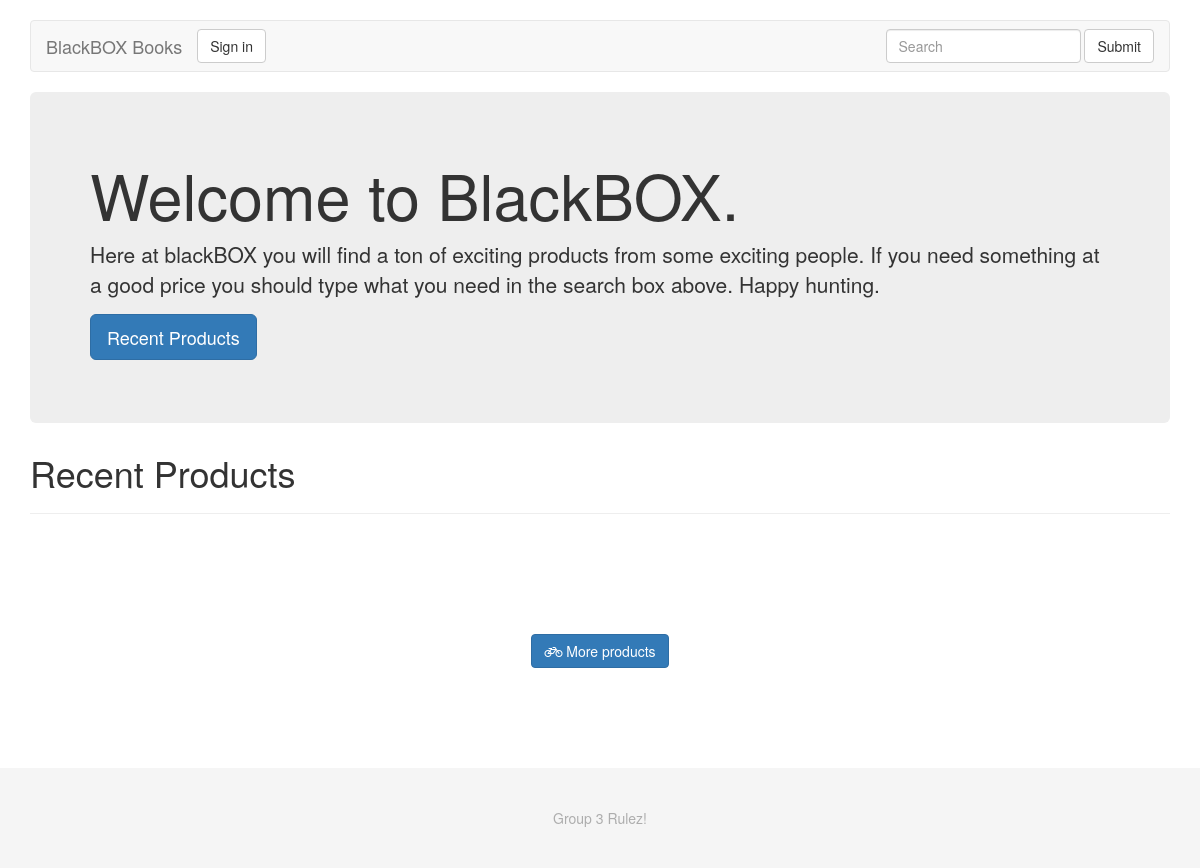
The app's page /PHP_src/index.php, older data.
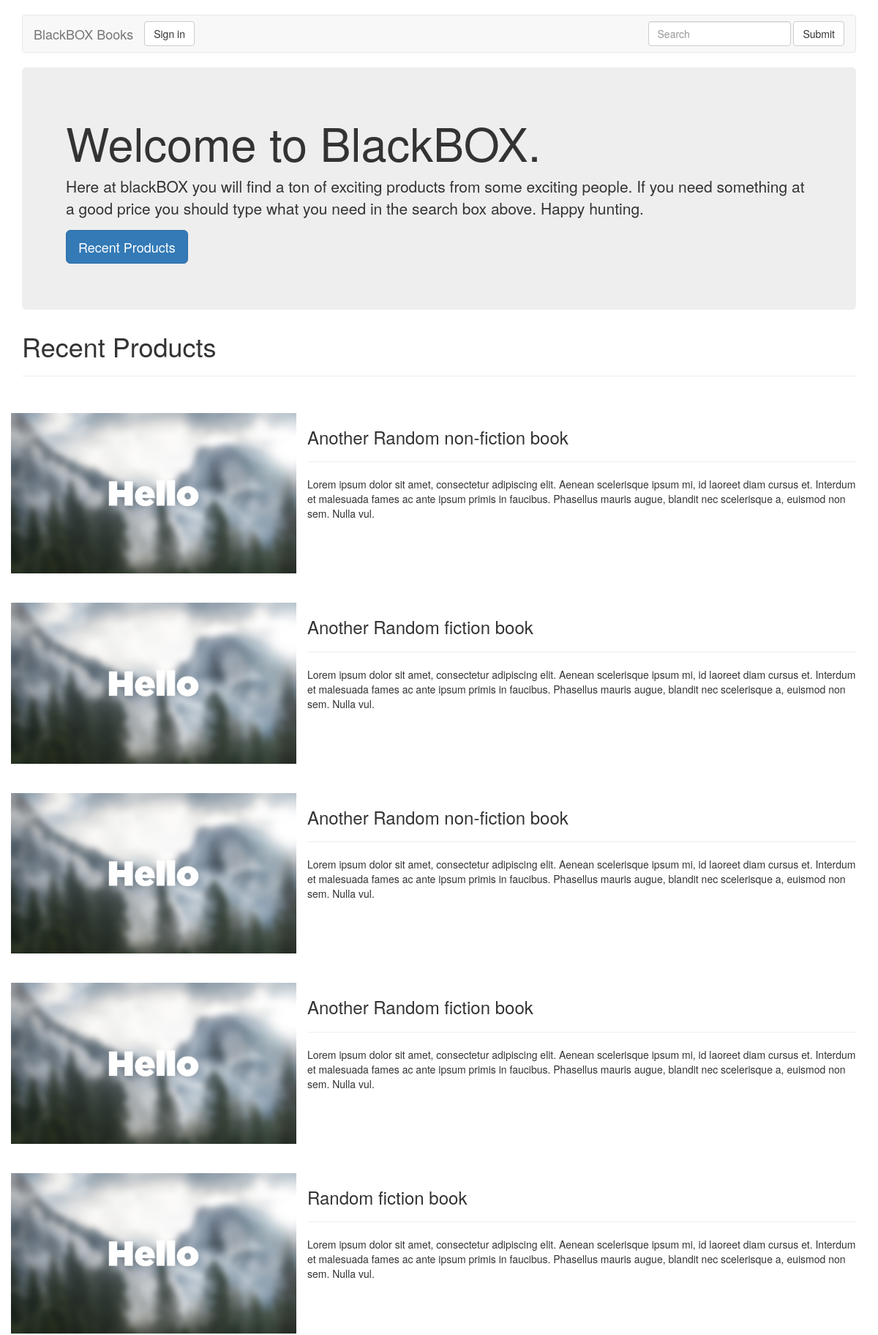
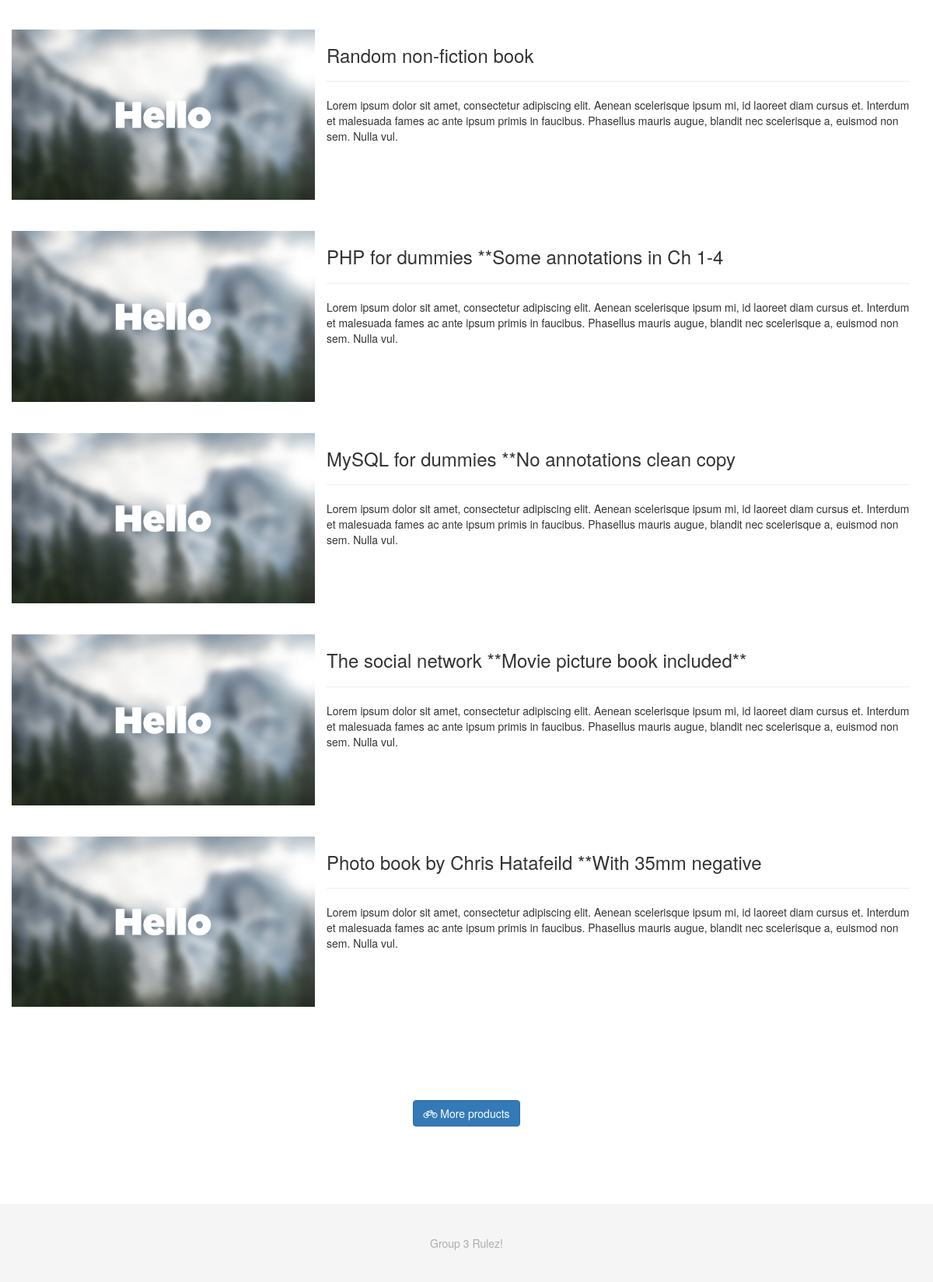
The same page, newer data (2 pictures, top to bottom).
### tables this page shows
CREATE TABLE `product` (
  `id` int(11) NOT NULL AUTO_INCREMENT,
  `prod_name` varchar(128) NOT NULL,
  `prod_desc` varchar(256) NOT NULL,
  `price` float NOT NULL DEFAULT '0',
  `user_id` int(11) NOT NULL,
  `sold` tinyint(4) NOT NULL DEFAULT '0',
  PRIMARY KEY (`id`),
  UNIQUE KEY `id_UNIQUE` (`id`)
);

### PHP_src/get_products.php (called while the page is built, shortened)
<?php
	function mainPageProducts(){
		$productTable = "product";
		$con = dbConnect();
		$sql = "SELECT * FROM $productTable WHERE sold != 1 ORDER BY id DESC LIMIT 10";
		$result = mysqli_query($con,$sql);
		if($result){
			$arr = [];
			$i = 0;
			while($row = mysqli_fetch_array($result)){
				$arr[$i++] = $row;
			}
			return $arr;
		}
		return -1;
	}
?>

### PHP_src/index.php (the view, shortened to what this page needs)
<?php include_once 'header.php'; ?>
<div class="jumbotron">
	<h1>Welcome to BlackBOX.</h1>
    	<p>Here at blackBOX you will find a ton of exciting products from some exciting people. If you need something at a good price you should type what you need in the search box above. Happy hunting.</p>
        <p><a class="btn btn-lg btn-primary" href="#" role="button">Recent Products</a></p>
</div>
<h1>Recent Products</h1>
<hr>
<div class="recent-products">
	<?php include_once('get_products.php');
		$arr = mainPageProducts();
		foreach($arr as $row):
	?>
		<div class="product-posts">
			<div class="row">
				<div class="col-md-4">
					<div class="row">
						<a href="product_page.php?id=<?php echo $row[0]; ?>"><img src="img_default/default-prod.jpg" style="width:100%;height:100%;"></a>
					</div>
				</div>
				<div class="col-md-8">
					<h3><a href="product_page.php?id=<?php echo $row[0]; ?>"><?php echo $row[1]; ?></a></h2>
					<hr>
					<p><?php echo $row[2]; ?></p>
				</div>
			</div>
		</div>
	<?php endforeach; ?>
</div>
<div class="more">
	<a class="load_more btn btn-primary"><i class="fa fa-bicycle fa-fw"></i> More products</a>
</div>
<?php include_once 'footer.php'; ?>

Row changes from the older to the newer data that the page shows:
added product: prod_name "Another Random non-fiction book", prod_desc "Lorem ipsum dolor sit amet, consectetur adipiscing elit. Aenean scelerisque ipsum mi, id laoreet diam cursus et. Interdum et malesuada fames ac ante ipsum primis in faucibus. Phasellus mauris augue, blandit nec scelerisque a, euismod non sem. Nulla vul."
added product: prod_name "Another Random fiction book", prod_desc "Lorem ipsum dolor sit amet, consectetur adipiscing elit. Aenean scelerisque ipsum mi, id laoreet diam cursus et. Interdum et malesuada fames ac ante ipsum primis in faucibus. Phasellus mauris augue, blandit nec scelerisque a, euismod non sem. Nulla vul."
added product: prod_name "Another Random non-fiction book", prod_desc "Lorem ipsum dolor sit amet, consectetur adipiscing elit. Aenean scelerisque ipsum mi, id laoreet diam cursus et. Interdum et malesuada fames ac ante ipsum primis in faucibus. Phasellus mauris augue, blandit nec scelerisque a, euismod non sem. Nulla vul."
added product: prod_name "Another Random fiction book", prod_desc "Lorem ipsum dolor sit amet, consectetur adipiscing elit. Aenean scelerisque ipsum mi, id laoreet diam cursus et. Interdum et malesuada fames ac ante ipsum primis in faucibus. Phasellus mauris augue, blandit nec scelerisque a, euismod non sem. Nulla vul."
added product: prod_name "Random fiction book", prod_desc "Lorem ipsum dolor sit amet, consectetur adipiscing elit. Aenean scelerisque ipsum mi, id laoreet diam cursus et. Interdum et malesuada fames ac ante ipsum primis in faucibus. Phasellus mauris augue, blandit nec scelerisque a, euismod non sem. Nulla vul."
added product: prod_name "Random non-fiction book", prod_desc "Lorem ipsum dolor sit amet, consectetur adipiscing elit. Aenean scelerisque ipsum mi, id laoreet diam cursus et. Interdum et malesuada fames ac ante ipsum primis in faucibus. Phasellus mauris augue, blandit nec scelerisque a, euismod non sem. Nulla vul."
added product: prod_name "PHP for dummies **Some annotations in Ch 1-4", prod_desc "Lorem ipsum dolor sit amet, consectetur adipiscing elit. Aenean scelerisque ipsum mi, id laoreet diam cursus et. Interdum et malesuada fames ac ante ipsum primis in faucibus. Phasellus mauris augue, blandit nec scelerisque a, euismod non sem. Nulla vul."
added product: prod_name "MySQL for dummies **No annotations clean copy", prod_desc "Lorem ipsum dolor sit amet, consectetur adipiscing elit. Aenean scelerisque ipsum mi, id laoreet diam cursus et. Interdum et malesuada fames ac ante ipsum primis in faucibus. Phasellus mauris augue, blandit nec scelerisque a, euismod non sem. Nulla vul."
added product: prod_name "The social network **Movie picture book included**", prod_desc "Lorem ipsum dolor sit amet, consectetur adipiscing elit. Aenean scelerisque ipsum mi, id laoreet diam cursus et. Interdum et malesuada fames ac ante ipsum primis in faucibus. Phasellus mauris augue, blandit nec scelerisque a, euismod non sem. Nulla vul."
added product: prod_name "Photo book by Chris Hatafeild **With 35mm negative", prod_desc "Lorem ipsum dolor sit amet, consectetur adipiscing elit. Aenean scelerisque ipsum mi, id laoreet diam cursus et. Interdum et malesuada fames ac ante ipsum primis in faucibus. Phasellus mauris augue, blandit nec scelerisque a, euismod non sem. Nulla vul."
